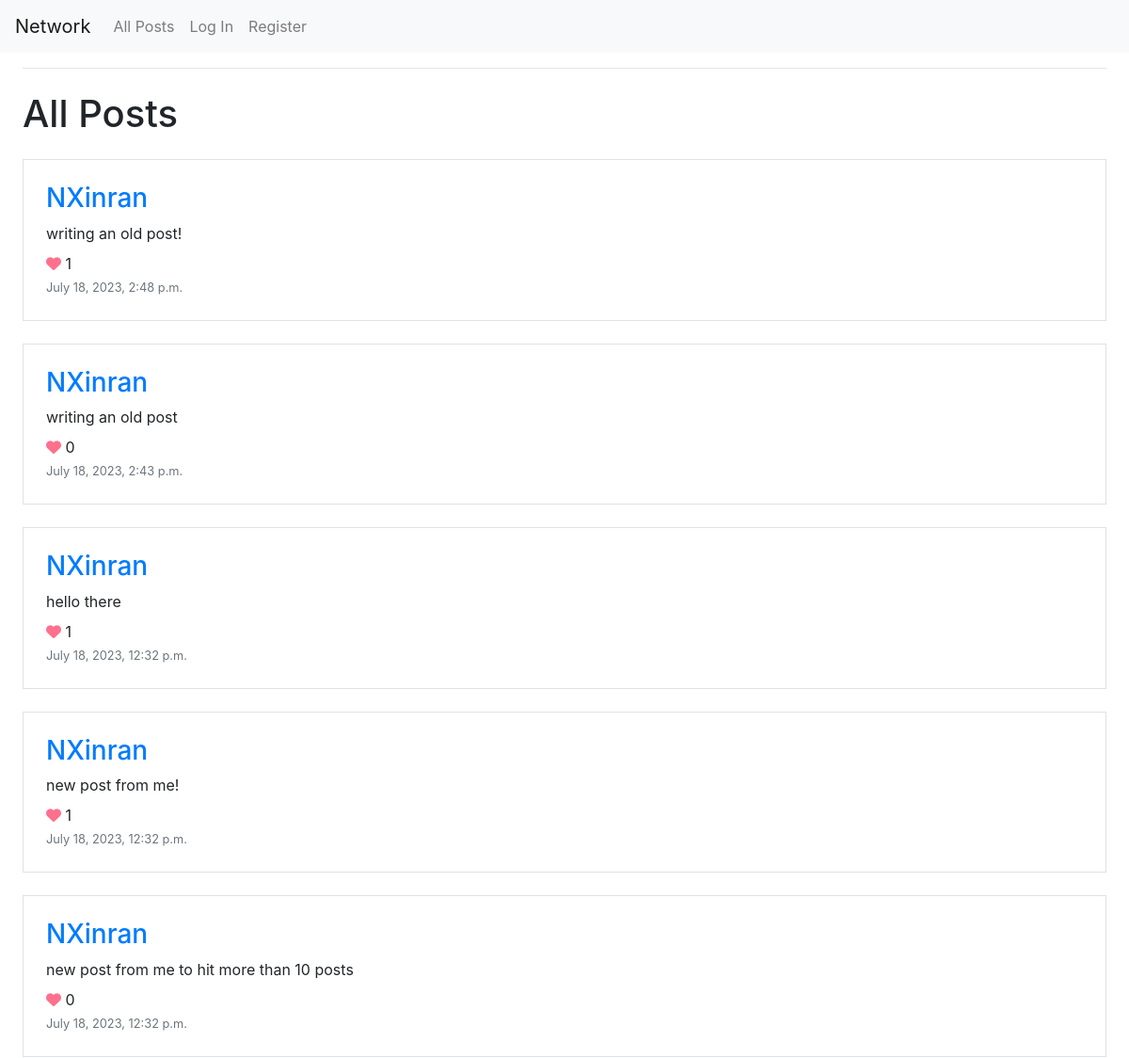
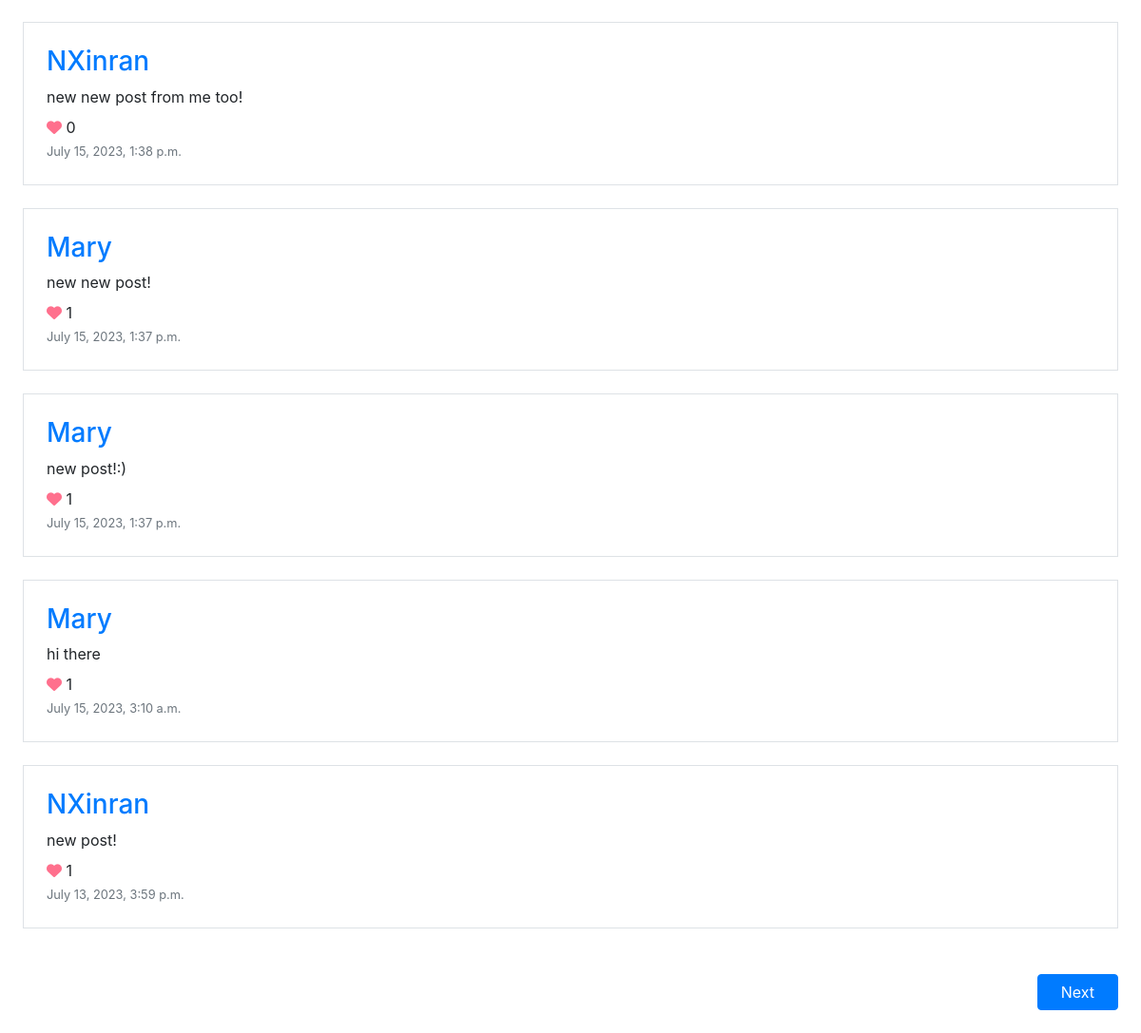
The page / on the database its author committed (2 pictures, top to bottom).
### network/models.py (models this page shows, shortened)
class Post(models.Model):
    user = models.ForeignKey(User, on_delete=models.CASCADE)
    body = models.TextField()
    time = models.DateTimeField()
    likes = models.ManyToManyField(User,
                                   blank=True,
                                   related_name='liked')

class User(AbstractUser):
    followers = models.ManyToManyField('self',
                                        symmetrical = False,
                                        blank=True,
                                        related_name='following')

### network/views.py (the view)
# urls.py: path("", views.index, name="index"),
def index(request):
    if request.method == "POST":
        new_post = Post(
            user = request.user,
            body = request.POST["create_body"],
            time = datetime.now()
        )
        new_post.save()
        return HttpResponseRedirect(reverse("index"))
    else:
        return indexPaged(request, 1)

### network/views.py (called while the page is built)
def indexPaged(request, page):
    allPosts = Post.objects.all().order_by('-time')
    paginator = Paginator(allPosts, 10)
    numPages = paginator.num_pages
    posts = paginator.page(page).object_list
    hasNext = page < numPages
    hasPrev = page != 1
    return render(request, "network/index.html", {
        "posts": posts,
        "hasNext": hasNext,
        "hasPrev": hasPrev,
        "nextPage": page + 1,
        "prevPage": page - 1
    })

### network/templates/network/index.html (shortened to what this page needs)
{% extends "network/layout.html" %}
{% block body %}
    <hr class="mx-4">
    <h1 class="m-4">All Posts</h1>
    {% for post in posts %}
    <div class="m-4 p-4 border">
        <h3 id="post_username" style="cursor:pointer;">
            <a href="{% url 'user' post.user.username 1 %}" style="text-decoration: none;">{{ post.user.username }}</a>
        </h3>
        <p class="my-2" id="post-body-{{post.id}}">{{ post.body }}</p>
        <div>
            <i class="fa-solid fa-heart" style="color: #ff708d; cursor:pointer" onclick="toggleLike({{post.id}})"></i>
            <p id="likes-count-{{post.id}}" style="display: inline;">{{ post.likes.count }}</p>
        </div>
        <small class="text-muted">{{ post.time }}</small>
    </div>
    {% endfor %}
    {% if hasNext %}
    <button onclick="goToNextPage()" class="m-4 px-4 btn btn-primary" style="float:right;">Next</button>
    {% endif %}
{% endblock %}

### rows shown on the page
Post: user.username "NXinran", body "writing an old post!", likes.count "1", time "July 18, 2023, 2:48 p.m."
Post: user.username "NXinran", body "writing an old post", likes.count "0", time "July 18, 2023, 2:43 p.m."
Post: user.username "NXinran", body "hello there", likes.count "1", time "July 18, 2023, 12:32 p.m."
Post: user.username "NXinran", body "new post from me!", likes.count "1", time "July 18, 2023, 12:32 p.m."
Post: user.username "NXinran", body "new post from me to hit more than 10 posts", likes.count "0", time "July 18, 2023, 12:32 p.m."
Post: user.username "NXinran", body "new new post from me too!", likes.count "0", time "July 15, 2023, 1:38 p.m."
Post: user.username "Mary", body "new new post!", likes.count "1", time "July 15, 2023, 1:37 p.m."
Post: user.username "Mary", body "new post!:)", likes.count "1", time "July 15, 2023, 1:37 p.m."
Post: user.username "Mary", body "hi there", likes.count "1", time "July 15, 2023, 3:10 a.m."
Post: user.username "NXinran", body "new post!", likes.count "1", time "July 13, 2023, 3:59 p.m."
